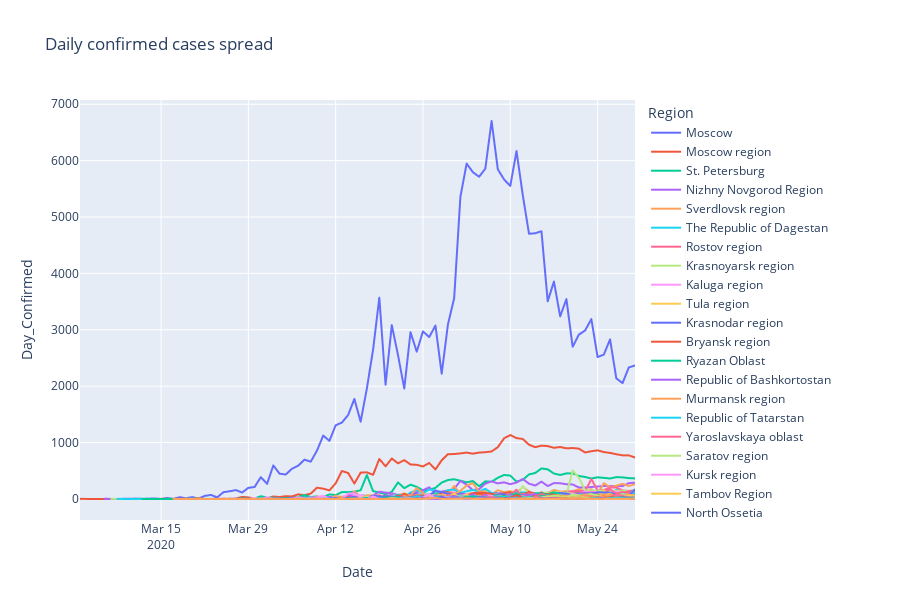

Write notebook code for a chart like this one.
### Code cell
temp = rus_df.groupby(['Date', 'Region'])[['Day_Confirmed', 'Confirmed']].sum().reset_index()
temp = temp.sort_values(['Confirmed', 'Date'], ascending=False)

px.line(temp, x="Date", y="Day_Confirmed", color='Region', title='Daily confirmed cases spread', height=600)
